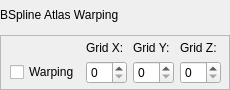
               <widget class="QWidget" name="widget_86" native="true">
                <property name="maximumSize">
                 <size>
                  <width>16777215</width>
                  <height>90</height>
                 </size>
                </property>
                <layout class="QVBoxLayout" name="verticalLayout_41">
                 <property name="margin">
                  <number>0</number>
                 </property>
                 <item>
                  <widget class="QLabel" name="label_70">
                   <property name="text">
                    <string>BSpline Atlas Warping</string>
                   </property>
                  </widget>
                 </item>
                 <item>
                  <widget class="QFrame" name="g_BSplineAtlasWarpGroup">
                   <property name="frameShape">
                    <enum>QFrame::StyledPanel</enum>
                   </property>
                   <property name="frameShadow">
                    <enum>QFrame::Raised</enum>
                   </property>
                   <layout class="QGridLayout" name="gridLayout_3">
                    <property name="topMargin">
                     <number>5</number>
                    </property>
                    <property name="rightMargin">
                     <number>8</number>
                    </property>
                    <property name="bottomMargin">
                     <number>5</number>
                    </property>
                    <item row="1" column="1">
                     <widget class="QSpinBox" name="g_BSplineAtlasWarpGridX"/>
                    </item>
                    <item row="1" column="0">
                     <widget class="QCheckBox" name="g_BSplineAtlasWarButton">
                      <property name="text">
                       <string>Warping</string>
                      </property>
                     </widget>
                    </item>
                    <item row="1" column="2">
                     <widget class="QSpinBox" name="g_BSplineAtlasWarpGridY"/>
                    </item>
                    <item row="1" column="3">
                     <widget class="QSpinBox" name="g_BSplineAtlasWarpGridZ"/>
                    </item>
                    <item row="0" column="1">
                     <widget class="QLabel" name="label_71">
                      <property name="text">
                       <string>Grid X:</string>
                      </property>
                     </widget>
                    </item>
                    <item row="0" column="2">
                     <widget class="QLabel" name="label_72">
                      <property name="text">
                       <string>Grid Y:</string>
                      </property>
                     </widget>
                    </item>
                    <item row="0" column="3">
                     <widget class="QLabel" name="label_73">
                      <property name="text">
                       <string>Grid Z:</string>
                      </property>
                     </widget>
                    </item>
                   </layout>
                  </widget>
                 </item>
                </layout>
               </widget>
